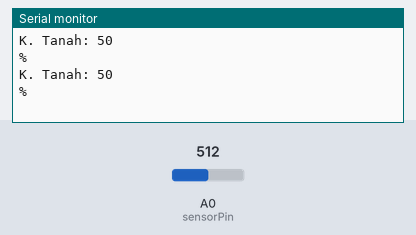
The sketch below on a simulated Arduino Uno, built with avr-gcc and run on an emulated ATmega328P. Shown: the last lines printed to the serial monitor. The inputs (shaded band) are chosen by the test bench; at power-on: A0 (sensorPin) = 512.

Above: at 1.8 s.
1.9 s: A0 (sensorPin) set to 716
At 2.8 s:
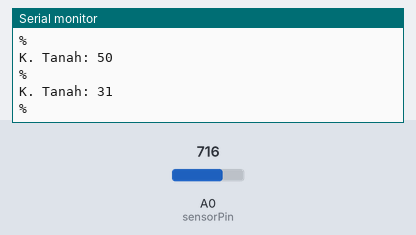
3.4 s: A0 (sensorPin) set to 900
At 4.8 s:
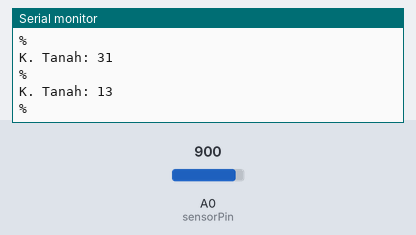
Timing chart, 0 to 6.4 s (numbered marks = the images above; inputs shaded):
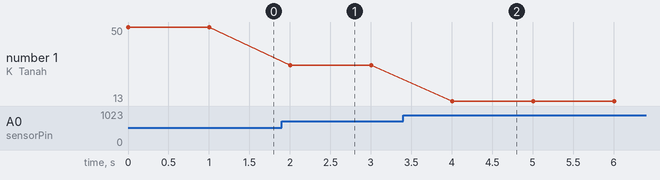

Measured:
- after the input at 1.9 s, the serial monitor: prints a new line after 0.10 s (image 1)
- after the input at 3.4 s, the serial monitor: prints a new line after 0.61 s (image 2)
- plotted number 1: 50 → 31 after the input at 1.9 s, 31 → 13 after the input at 3.4 s

The sketch:

Kelembaban.ino
```cpp
#include <LiquidCrystal_I2C.h>
LiquidCrystal_I2C lcd(0x27,16,2);
int sensorPin = A0;     // Soil moisture sensor analog output pin
float nilaisensor = 0;  // Variable to store the sensor value
int nilaimapping = 0; // Variable to store the mapped value

void setup() {
  Serial.begin(9600); // Initialize serial communication for debugging
}

void loop() {
  nilaisensor = analogRead(sensorPin); // Read the raw sensor value

  // Map the sensor value to a range (e.g., 0-100%) for better readability
  nilaimapping = map(nilaisensor, 0, 1024, 100, 0);

  lcd.setCursor(1, 1);
  lcd.print("K. Tanah: ");
  lcd.print(nilaimapping);
  lcd.print("%");
  Serial.print("K. Tanah: ");
  Serial.println(nilaimapping);
  Serial.println("%");

  delay(1000); // Wait for a second before taking the next reading
}
```
